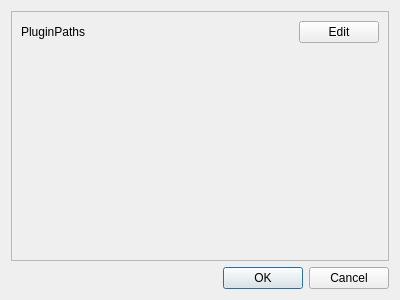
<?xml version="1.0" encoding="UTF-8"?>
<ui version="4.0">
 <class>PythonPluginSettings</class>
 <widget class="QDialog" name="PythonPluginSettings">
  <property name="geometry">
   <rect>
    <x>0</x>
    <y>0</y>
    <width>400</width>
    <height>300</height>
   </rect>
  </property>
  <property name="windowTitle">
   <string>Python Plugin Settings</string>
  </property>
  <layout class="QVBoxLayout" name="verticalLayout">
   <item>
    <widget class="QFrame" name="frame">
     <property name="frameShape">
      <enum>QFrame::StyledPanel</enum>
     </property>
     <property name="frameShadow">
      <enum>QFrame::Raised</enum>
     </property>
     <layout class="QFormLayout" name="formLayout_2">
      <item row="0" column="0">
       <widget class="QLabel" name="label">
        <property name="toolTip">
         <string>Enter the path where custom Python plugins are stored. Requires restating CloudCompare when changed</string>
        </property>
        <property name="text">
         <string>PluginPaths</string>
        </property>
       </widget>
      </item>
      <item row="0" column="1">
       <layout class="QHBoxLayout" name="horizontalLayout">
        <item>
         <spacer name="horizontalSpacer">
          <property name="orientation">
           <enum>Qt::Horizontal</enum>
          </property>
          <property name="sizeHint" stdset="0">
           <size>
            <width>40</width>
            <height>20</height>
           </size>
          </property>
         </spacer>
        </item>
        <item>
         <widget class="QPushButton" name="editButton">
          <property name="text">
           <string>Edit</string>
          </property>
         </widget>
        </item>
       </layout>
      </item>
     </layout>
    </widget>
   </item>
   <item>
    <widget class="QDialogButtonBox" name="buttonBox">
     <property name="orientation">
      <enum>Qt::Horizontal</enum>
     </property>
     <property name="standardButtons">
      <set>QDialogButtonBox::Cancel|QDialogButtonBox::Ok</set>
     </property>
    </widget>
   </item>
  </layout>
 </widget>
 <resources/>
 <connections>
  <connection>
   <sender>buttonBox</sender>
   <signal>accepted()</signal>
   <receiver>PythonPluginSettings</receiver>
   <slot>accept()</slot>
   <hints>
    <hint type="sourcelabel">
     <x>248</x>
     <y>254</y>
    </hint>
    <hint type="destinationlabel">
     <x>157</x>
     <y>274</y>
    </hint>
   </hints>
  </connection>
  <connection>
   <sender>buttonBox</sender>
   <signal>rejected()</signal>
   <receiver>PythonPluginSettings</receiver>
   <slot>reject()</slot>
   <hints>
    <hint type="sourcelabel">
     <x>316</x>
     <y>260</y>
    </hint>
    <hint type="destinationlabel">
     <x>286</x>
     <y>274</y>
    </hint>
   </hints>
  </connection>
 </connections>
</ui>
